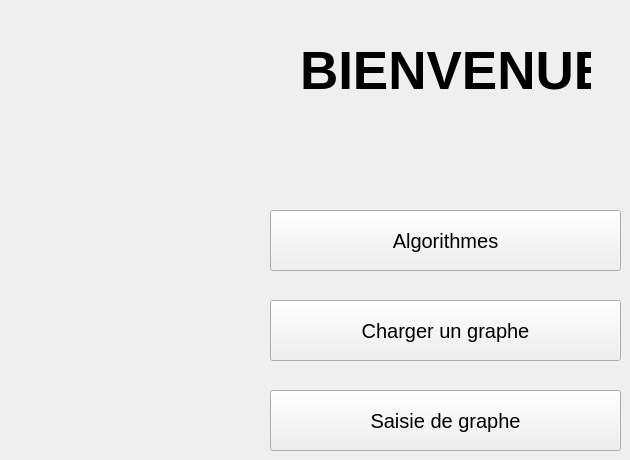
    <widget class="QWidget" name="home">
     <widget class="QPushButton" name="btnAlgo">
      <property name="geometry">
       <rect>
        <x>270</x>
        <y>210</y>
        <width>351</width>
        <height>61</height>
       </rect>
      </property>
      <property name="font">
       <font>
        <pointsize>15</pointsize>
       </font>
      </property>
      <property name="text">
       <string>Algorithmes</string>
      </property>
     </widget>
     <widget class="QLabel" name="label">
      <property name="geometry">
       <rect>
        <x>300</x>
        <y>40</y>
        <width>291</width>
        <height>61</height>
       </rect>
      </property>
      <property name="font">
       <font>
        <pointsize>40</pointsize>
        <bold>true</bold>
       </font>
      </property>
      <property name="text">
       <string>BIENVENUE</string>
      </property>
     </widget>
     <widget class="QPushButton" name="btnSaisie">
      <property name="geometry">
       <rect>
        <x>270</x>
        <y>390</y>
        <width>351</width>
        <height>61</height>
       </rect>
      </property>
      <property name="font">
       <font>
        <pointsize>15</pointsize>
       </font>
      </property>
      <property name="text">
       <string>Saisie de graphe</string>
      </property>
     </widget>
     <widget class="QPushButton" name="btnCharger">
      <property name="geometry">
       <rect>
        <x>270</x>
        <y>300</y>
        <width>351</width>
        <height>61</height>
       </rect>
      </property>
      <property name="font">
       <font>
        <pointsize>15</pointsize>
       </font>
      </property>
      <property name="text">
       <string>Charger un graphe</string>
      </property>
     </widget>
    </widget>
